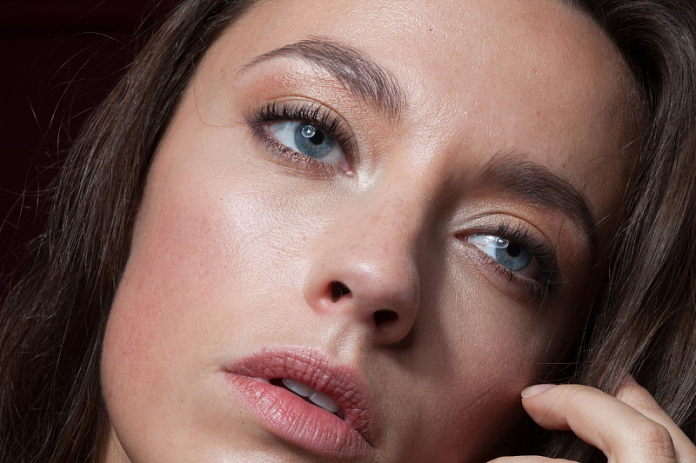
#> input picture CVPR/Homework1/2D_Gauss_Filter/8.jpeg, 696 x 463 px
$ python 1_5.py   (older library calls are emulated)
#> lines starting #> are read from the running program, lines starting #| are printed output that depends on the picture
# [17 lines of commented-out code are left out]


import cv2
import numpy as np
import matplotlib.pyplot as plt

def fftImage(gray_img, row, col):
    rPadded = cv2.getOptimalDFTSize(row)
    cPadded = cv2.getOptimalDFTSize(col)
    imgPadded = np.zeros((rPadded, cPadded), np.float32)
    imgPadded[:row, :col] = gray_img
    fft_img = cv2.dft(imgPadded, flags=cv2.DFT_COMPLEX_OUTPUT)  #输出为复数，双通道
    return fft_img

def amplitudeSpectrum(fft_img):
    real = np.power(fft_img[:, :, 0], 2.0)
    imaginary = np.power(fft_img[:, :, 1], 2.0)
    amplitude = np.sqrt(real+imaginary)
    return amplitude

def graySpectrum(amplitude):
    amplitude = np.log(amplitude+1)
    spectrum = cv2.normalize(amplitude,  0, 1, cv2.NORM_MINMAX, dtype=cv2.CV_32F)
    spectrum *= 255
    return spectrum

def phaseSpectrum(fft_img):
    phase = np.arctan2(fft_img[:,:,1], fft_img[:, :, 0])
    spectrum = phase*180/np.pi
    return spectrum

# 图像矩阵乘（-1）^(r+c), 中心化
def stdFftImage(img_gray, row, col):
    fimg = np.copy(img_gray)
    fimg = fimg.astype(np.float32)
    for r in range(row):
        for c in range(col):
            if(r+c)%2:
                fimg[r][c] = -1*img_gray[r][c]
    fft_img = fftImage(fimg, row, col)
    amplitude = amplitudeSpectrum(fft_img)
    ampSpectrum = graySpectrum(amplitude)
    return ampSpectrum

def GaussianHighFilter(image,d):
    f = np.fft.fft2(image)
    fshift = np.fft.fftshift(f)
    def make_transform_matrix(d):
        transmatrix = np.zeros(image.shape)
        center_point = tuple(map(lambda x:(x-1)/2,s1.shape))
        for i in range(transmatrix.shape[0]):
            for j in range(transmatrix.shape[1]):
                def cal_distance(pa,pb):
                    from math import sqrt
                    dis = sqrt((pa[0]-pb[0])**2+(pa[1]-pb[1])**2)
                    return dis
                dis = cal_distance(center_point,(i,j))
                transmatrix[i,j] = 1-np.exp(-(dis**2)/(2*(d**2)))
        return transmatrix
    d_matrix = make_transform_matrix(d)
    out_img = np.abs(np.fft.ifft2(np.fft.ifftshift(fshift*d_matrix)))
    return out_img

if __name__ == "__main__":
    img_gray = cv2.imread("8.jpeg", 0)
#> img_gray: shape (463, 696); min 0, max 253, mean 98.4
    row, col = img_gray.shape[:2]
#> row = 463; col = 696
    fft_img = fftImage(img_gray, row, col)
#> in fftImage, `imgPadded[:row, :col] = gray_img`:
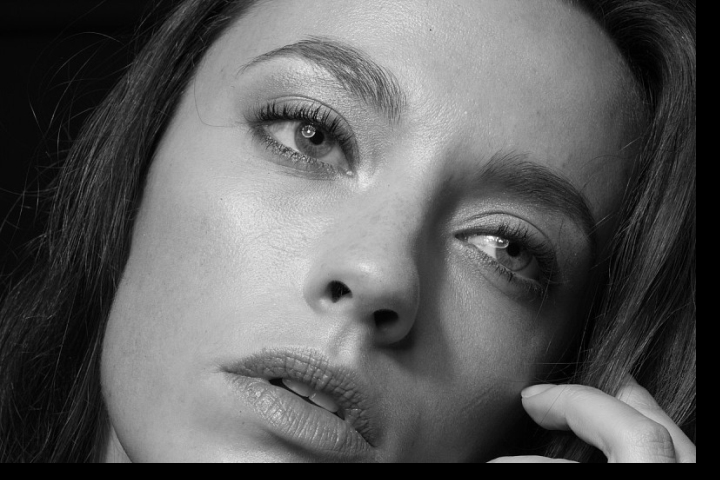
#> imgPadded: shape (480, 720) float32; min 0, max 253, mean 91.7
    amplitude = amplitudeSpectrum(fft_img)
    ampSpectrum = graySpectrum(amplitude)
    phaSpectrum = phaseSpectrum(fft_img)
#> in phaseSpectrum, `phase = np.arctan2(fft_img[:,:,1], fft_img[:, :, 0])`:
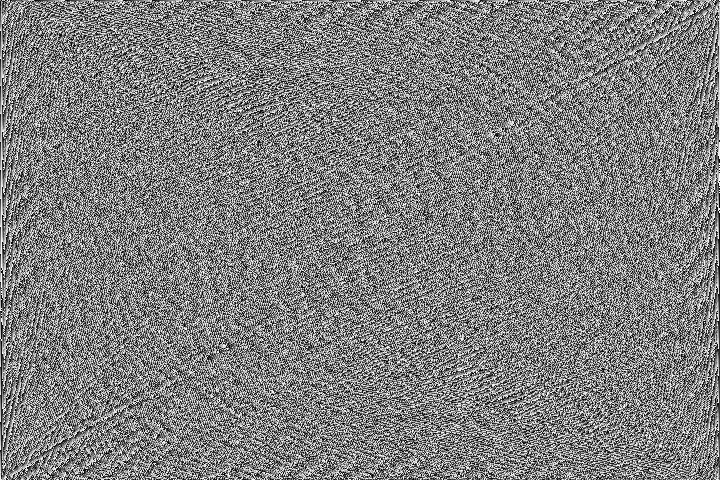
#> phase: shape (480, 720) float32; min -3.14, max 3.14, mean 1.82e-05; drawn with min black and max white

    ampSpectrum_center = stdFftImage(img_gray, row, col)
#> after the loop in stdFftImage, `for r in range(row):`:
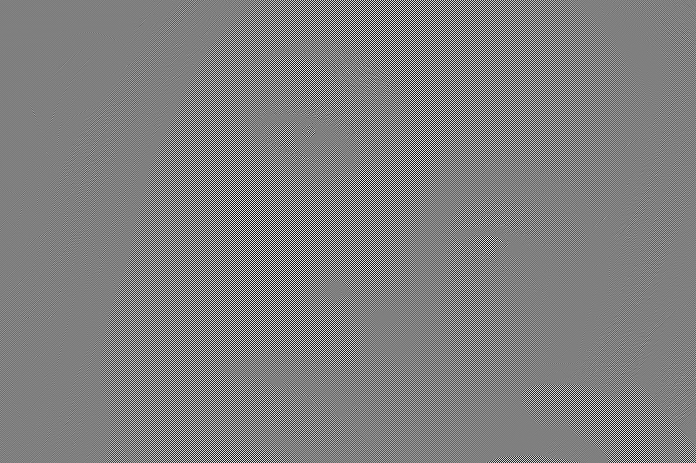
#> fimg: shape (463, 696) float32; min -253, max 252, mean 0; drawn with min black and max white
#> in graySpectrum (call 2), `amplitude = np.log(amplitude+1)`:
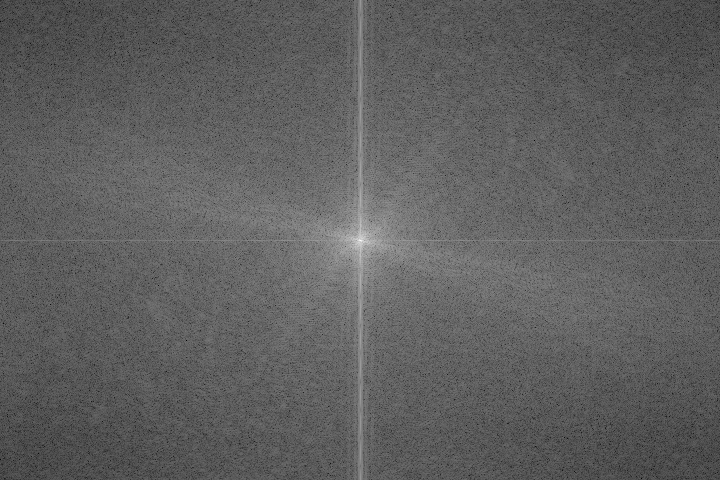
#> amplitude: shape (480, 720) float32; min 2.24, max 17.27, mean 7.86; drawn with min black and max white
    cv2.imshow("img_gray", img_gray)
    cv2.imshow("ampSpectrum", ampSpectrum)
    cv2.imshow("ampSpectrum_center", ampSpectrum_center)
    cv2.imshow("phaSpectrum", phaSpectrum)
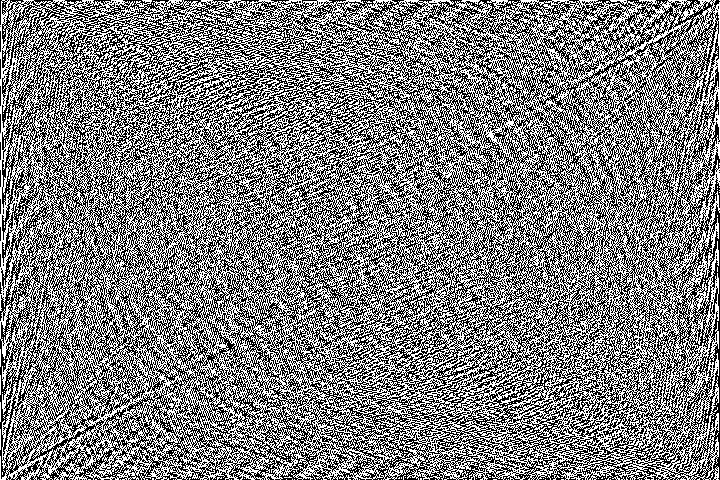
#> window 'phaSpectrum': shape (480, 720); min 0, max 255, mean 127.2
    cv2.waitKey(0)
    cv2.destroyAllWindows()

    s1 = np.log(np.abs(fft_img))
    img_d1 = GaussianHighFilter(img_gray,10)
    img_d2 = GaussianHighFilter(img_gray,30)
#> call 2 of GaussianHighFilter, with d = 30
#> in GaussianHighFilter (call 2), `out_img = np.abs(np.fft.ifft2(np.fft.ifftshift(fshift*d_matrix)))`:
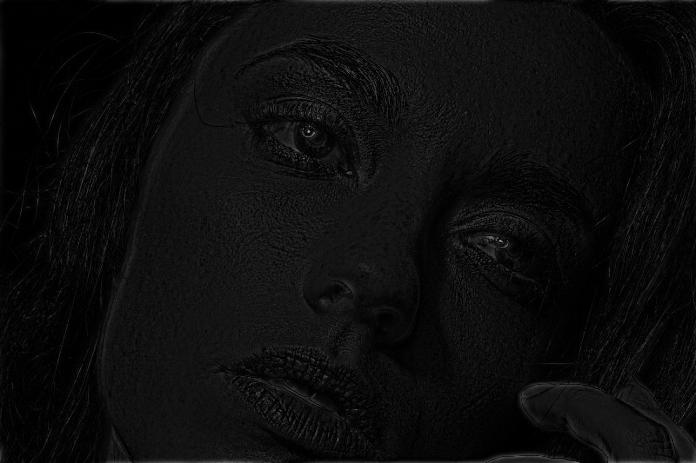
#> out_img: shape (463, 696) float64; min 0.00686, max 157.8, mean 13.2
    img_d3 = GaussianHighFilter(img_gray,50)
#> call 3 of make_transform_matrix, with d = 50
#> after the loop in make_transform_matrix (call 3), `for i in range(transmatrix.shape[0]):`:
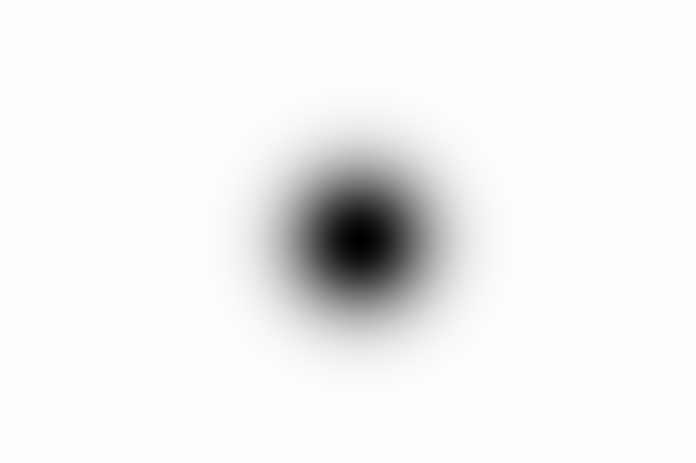
#> transmatrix: shape (463, 696) float64; min 0.0001, max 1, mean 0.951
    plt.subplot(131)
    plt.axis("off")
    plt.imshow(img_d1,cmap="gray")
    plt.title('D_10')
    plt.subplot(132)
    plt.axis("off")
    plt.title('D_30')
    plt.imshow(img_d2,cmap="gray")
    plt.subplot(133)
    plt.axis("off")
    plt.title("D_50")
    plt.imshow(img_d3,cmap="gray")
    plt.show()

$ run again, with CVPR/Homework1/2D_Gauss_Filter/2.jpeg copied over CVPR/Homework1/2D_Gauss_Filter/8.jpeg
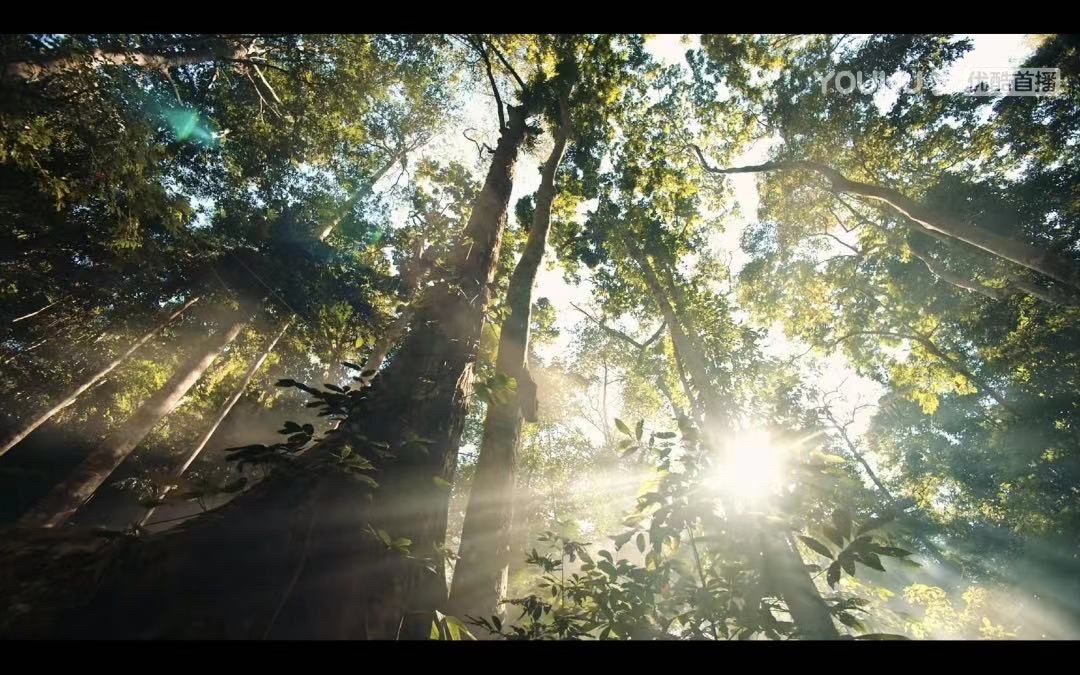
#> input picture CVPR/Homework1/2D_Gauss_Filter/2.jpeg, 1080 x 675 px
#> in GaussianHighFilter (call 2), `out_img = np.abs(np.fft.ifft2(np.fft.ifftshift(fshift*d_matrix)))`:
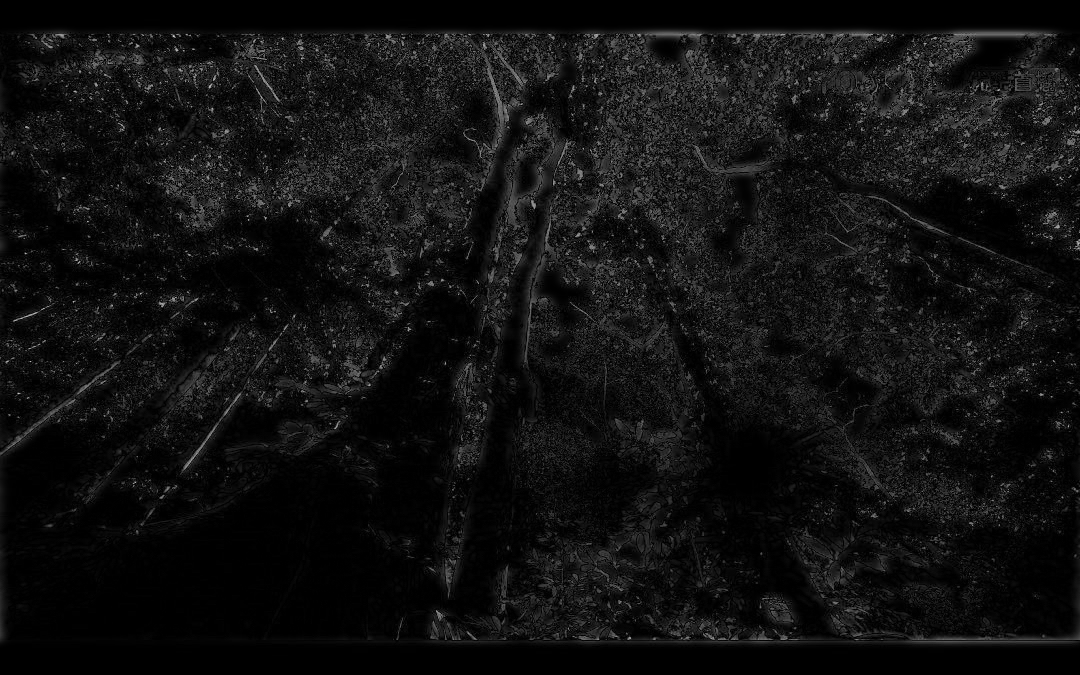
#> out_img: shape (675, 1080) float64; min 1.66e-08, max 205.3, mean 17.3
#> after the loop in make_transform_matrix (call 3), `for i in range(transmatrix.shape[0]):`:
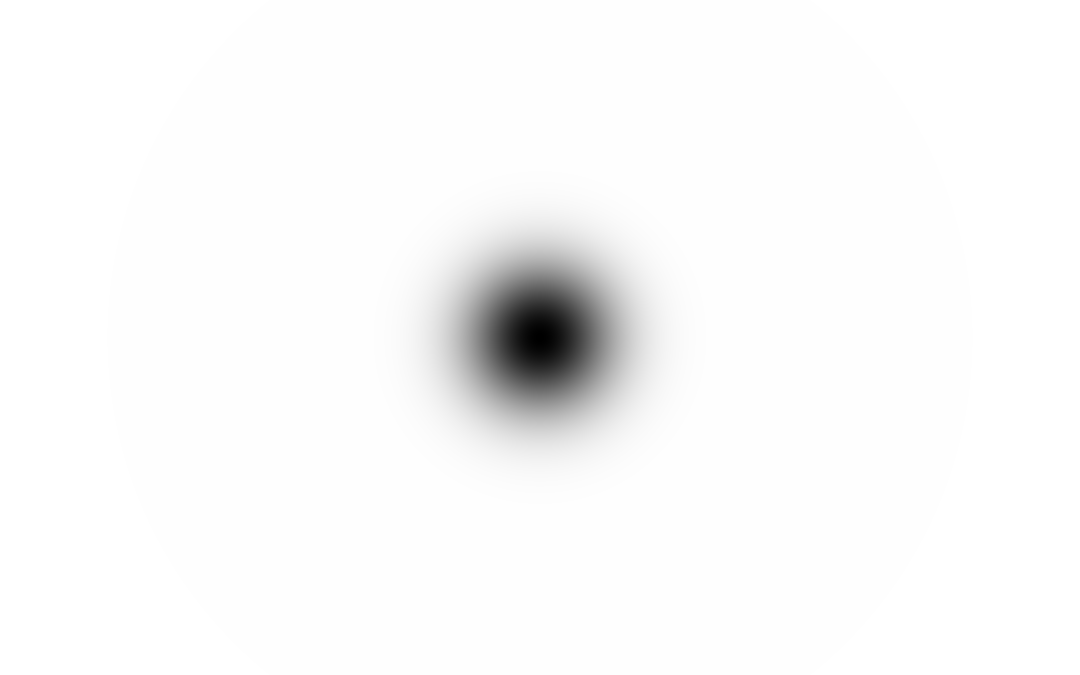
#> transmatrix: shape (675, 1080) float64; min 5e-05, max 1, mean 0.978

$ run again, with CVPR/Homework1/2D_Gauss_Filter/3.jpeg copied over CVPR/Homework1/2D_Gauss_Filter/8.jpeg
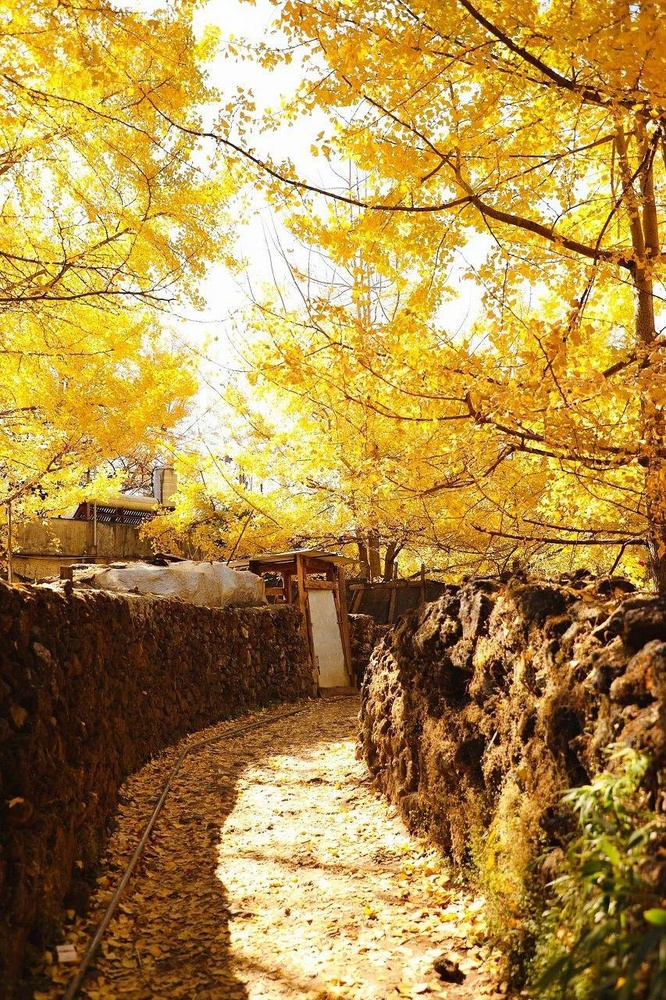
#> input picture CVPR/Homework1/2D_Gauss_Filter/3.jpeg, 666 x 1000 px, shrunk from 853 x 1280 before the run
#> after the loop in make_transform_matrix (call 3), `for i in range(transmatrix.shape[0]):`:
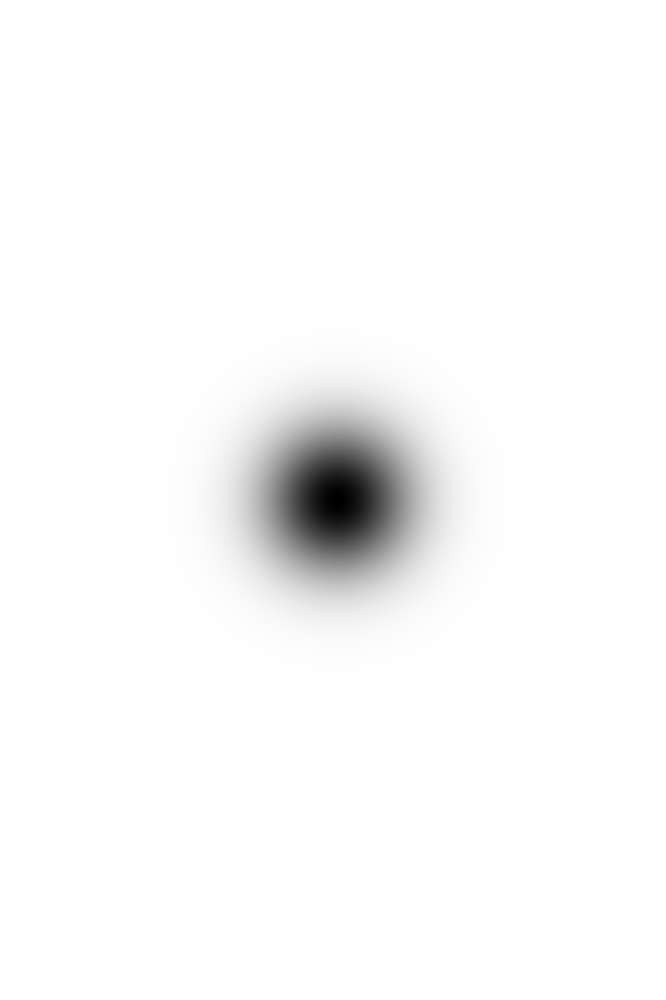
#> transmatrix: shape (1000, 666) float64; min 5e-05, max 1, mean 0.976
